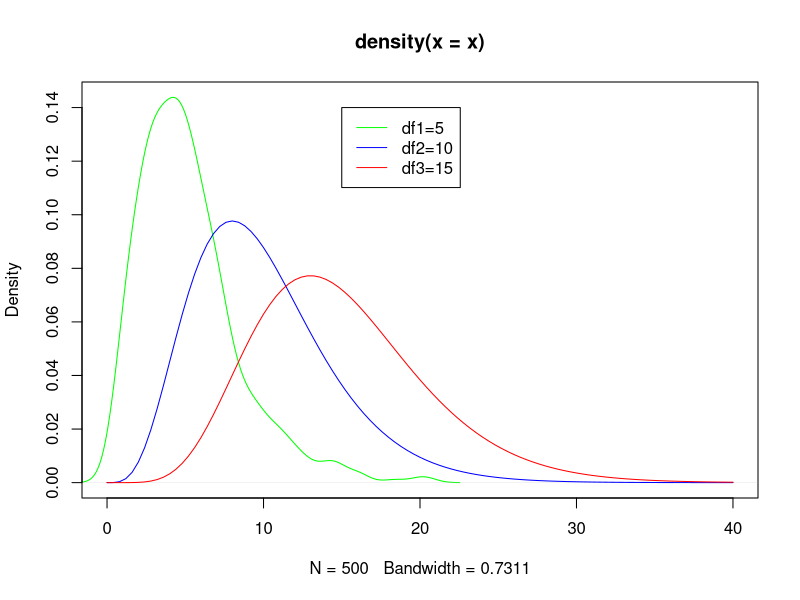

This figure's R source:
#chi square
set.seed(21)
x<-rchisq(500, 5)
plot(density(x), col="green", xlim=c(0,40))
curve(dchisq(x, 10), col="blue", add=T)
curve(dchisq(x, 15), col="red", add=T)

legend(15,0.14, legend = c("df1=5", "df2=10", "df3=15"),col=c("green", "blue","red"), lty=1, cex = 1)
